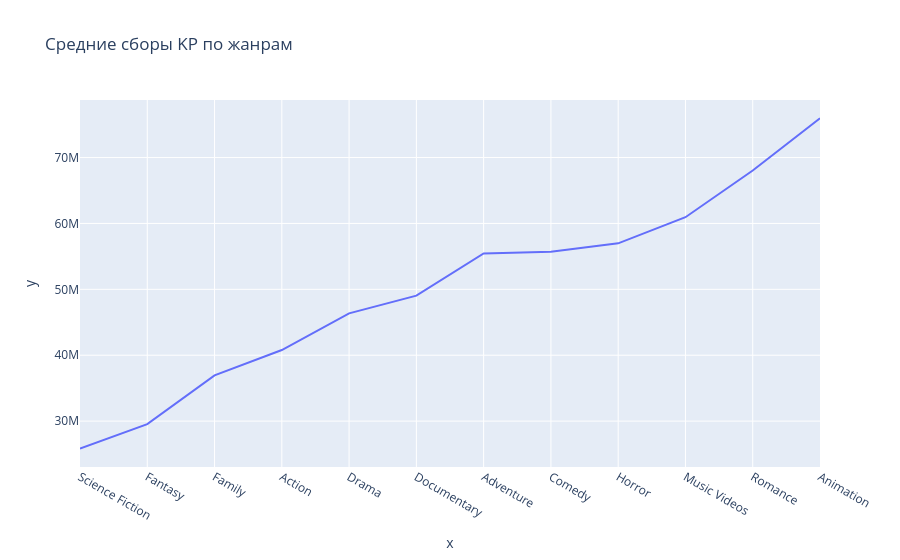

The notebook cell this image was saved under:
### Code cell
fig = px.line(x=svod1.index, y=svod1['film_fees'], title='Средние сборы KP по жанрам')  
fig.show()

### Figure 1 — Plotly figure (JSON) as saved in the notebook; plotly's stock layout.template omitted (floating-point values rounded to 4 significant figures)
{"data": [{"hovertemplate": "x=%{x}<br>y=%{y}<extra></extra>", "legendgroup": "", "line": {"color": "#636efa", "dash": "solid"}, "marker": {"symbol": "circle"}, "mode": "lines", "name": "", "orientation": "v", "showlegend": false, "type": "scatter", "x": ["Science Fiction", "Fantasy", "Family", "Action", "Drama", "Documentary", "Adventure", "Comedy", "Horror", "Music Videos", "Romance", "Animation"], "xaxis": "x", "y": [25820000.0, 29550000.0, 36950000.0, 40790000.0, 46350000.0, 49050000.0, 55460000.0, 55700000.0, 56980000.0, 60950000.0, 68040000.0, 75950000.0], "yaxis": "y"}], "layout": {"legend": {"tracegroupgap": 0}, "title": {"text": "Средние сборы KP по жанрам"}, "xaxis": {"anchor": "y", "domain": [0, 1], "title": {"text": "x"}}, "yaxis": {"anchor": "x", "domain": [0, 1], "title": {"text": "y"}}}}
